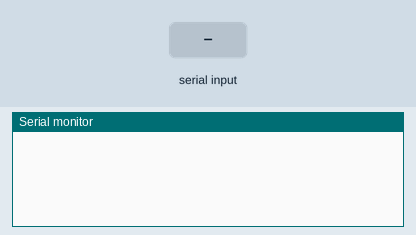
Recording of a sketch running on a simulated Arduino Uno, built with avr-gcc and run on an emulated ATmega328P. Parts: the last lines printed to the serial monitor. Inputs (shaded band) come from the test bench.

Above: at 1.2 s.
1.3 s: "1" received over Serial
At 2.5 s:
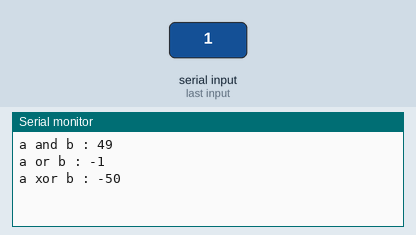
2.8 s: "0" received over Serial
At 4.0 s:
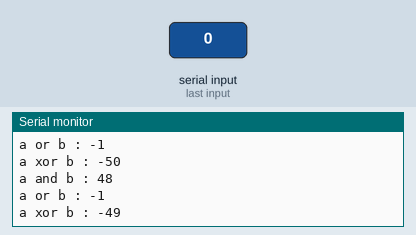
4.3 s: "2" received over Serial
At 5.1 s:
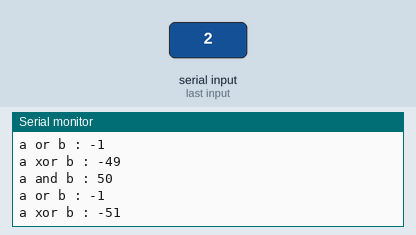

Measured:
- after the input at 1.3 s, the serial monitor: prints a new line at once (image 1)
- after the input at 2.8 s, the serial monitor: prints a new line at once (image 2)
- after the input at 4.3 s, the serial monitor: prints a new line at once (image 3)

The sketch:

Basic.ino
```cpp
void setup () {
  Serial.begin (115200);
}

void loop () {
  if (Serial.available () > 0) {
    int value1 = Serial.read ();
    int value2 = Serial.read ();

    Serial.print ("a and b : ");
    Serial.println (value1 & value2);
    Serial.print ("a or b : ");
    Serial.println (value1 | value2);
    Serial.print ("a xor b : ");
    Serial.println (value1 ^ value2);
  }
  delay (100);
}
```
